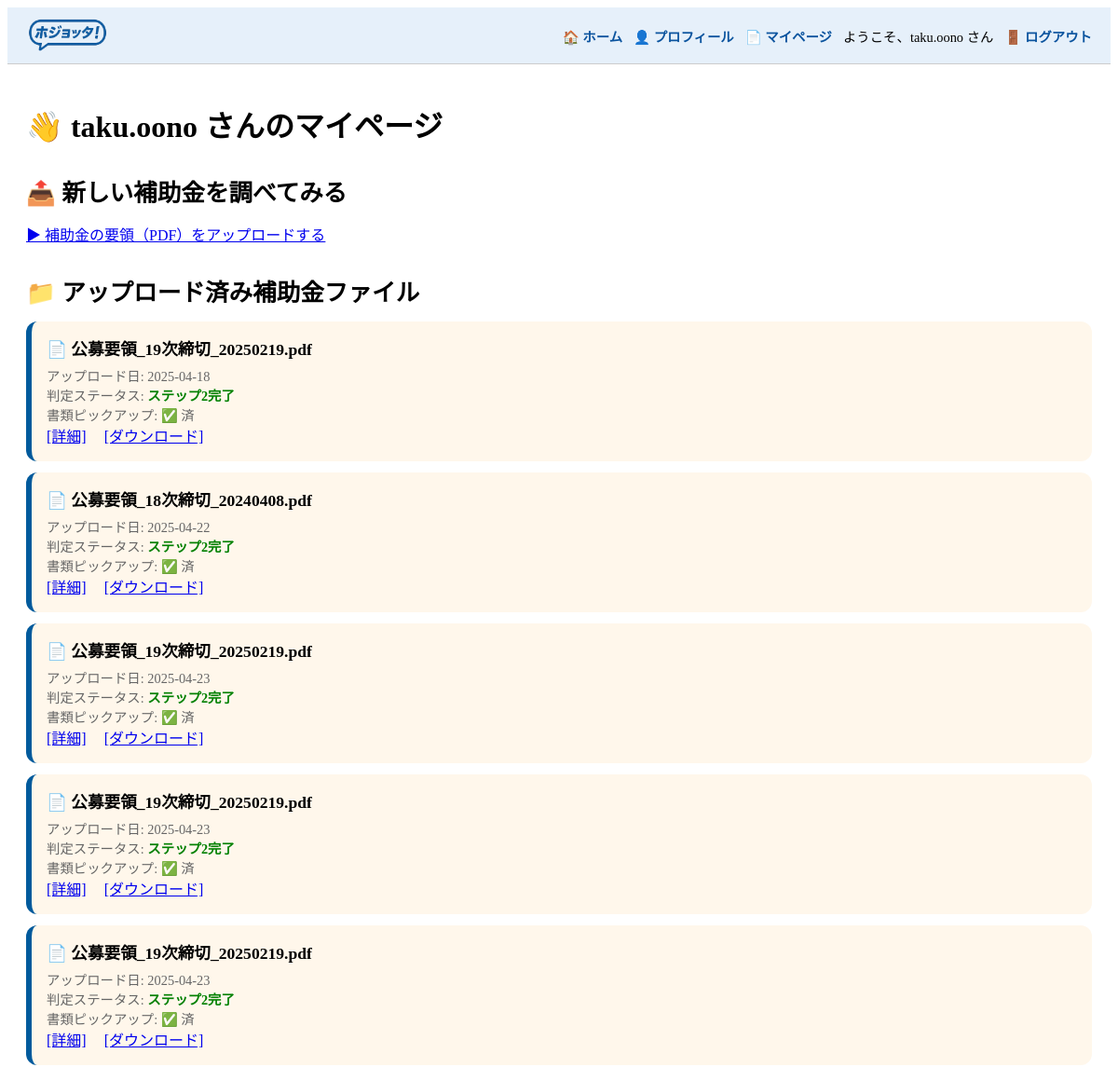
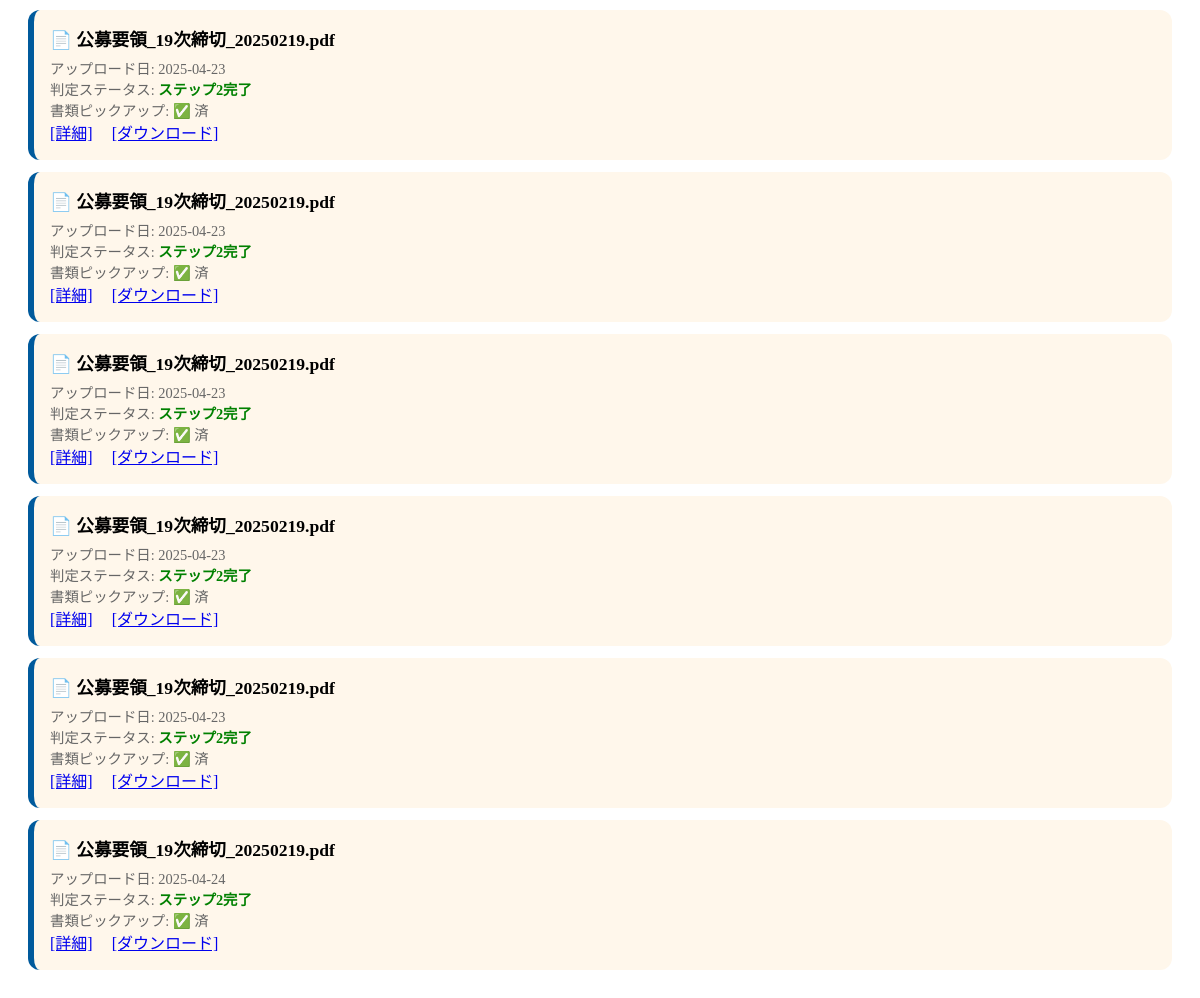
The app's page /mypage (signed in) with its own data (2 pictures, top to bottom).
### app/models.py (models this page shows)
class User(SQLModel, table=True):
    id: Optional[int] = Field(default=None, primary_key=True)
    username: str = Field(index=True, unique=True)
    password_hash: str
    is_admin: bool = False
    profile_info: Optional[str] = None
    industry: Optional[str] = Field(default=None)
    location: Optional[str] = Field(default=None)
    employee_count: Optional[str] = Field(default=None)
    company_name: Optional[str] = Field(default=None)
    founded_date: Optional[str] = Field(default=None)
    company_type: Optional[str] = Field(default=None)
    tax_location: Optional[str] = Field(default=None)
    capital: Optional[str] = Field(default=None)
    has_gbizid: Optional[bool] = Field(default=False)

class Upload(SQLModel, table=True):
    id: Optional[int] = Field(default=None, primary_key=True)
    user_id: int = Field(foreign_key="user.id")
    filename: str
    title: Optional[str] = None
    upload_time: str
    parsed_text: Optional[str] = None
    status: Optional[str] = None
    requirements_summary: Optional[str] = None
    eligibility_result: Optional[str] = None
    eligibility_status: Optional[str] = None
    extracted_by_ai: Optional[bool] = Field(default=False)
    fmt_filename: Optional[str] = Field(default=None, nullable=True)
    pitch_filename: Optional[str] = Field(default=None, nullable=True)
    is_active: bool = Field(default=True)

### app/routes_auth.py (the view)
@router.get("/mypage", response_class=HTMLResponse)
async def mypage(request: Request, db: Session = Depends(get_db)):
    session_user = request.session.get("user")
    if not session_user:
        return RedirectResponse(url="/login")
    user = db.get(User, session_user["id"])
    profile_fields = [
        user.company_name,
        user.industry,
        user.location,
        user.employee_count,
        user.founded_date,
        user.company_type,
        user.tax_location,
        user.capital
    ]
    profile_complete = all(field not in [None, ""] for field in profile_fields)
    uploads = db.exec(
        select(Upload).where(Upload.user_id == user.id)
    ).all()
    return templates.TemplateResponse("mypage.html", {
        "request": request,
        "username": user.username,
        "uploads": uploads,
        "profile_complete": profile_complete  # ✅ テンプレに渡す！
    })

### app/templates/mypage.html (shortened to what this page needs)
{% extends "base.html" %}
{% block content %}
<h1>👋 {{ username }} さんのマイページ</h1>
<h2 class="section-title">📤 新しい補助金を調べてみる</h2>
<p><a href="/">▶ 補助金の要領（PDF）をアップロードする</a></p>
<h2 class="section-title">📁 アップロード済み補助金ファイル</h2>
{% if uploads %}
  {% for upload in uploads %}
    <div class="file-card">
      <div class="file-title">📄 {{ upload.title or upload.filename }}</div>
      <div class="file-meta">
        アップロード日: {{ upload.upload_time[:10] }}<br>
        判定ステータス: <span class="step-status">ステップ2完了</span><br>
        {% if upload.requirements_summary %} 書類ピックアップ: ✅ 済 {% else %} 書類ピックアップ: ⏳ 未 {% endif %}
      </div>
      <div class="file-actions">
        <a href="/upload/{{ upload.id }}">[詳細]</a>
        <a href="/download/{{ upload.filename }}">[ダウンロード]</a>
      </div>
    </div>
  {% endfor %}
{% else %}
  <p>アップロード履歴はまだありません。</p>
{% endif %}
{% endblock %}

### app/templates/base.html (shortened to what this page needs)
<!DOCTYPE html>
<html lang="ja">
<head>
</head>
<body>
  <header>
    <img src="{{ url_for('static', path='logo3.png') }}" alt="ホジョッタロゴ">
    <nav>
      <a href="/">🏠 ホーム</a>
      <a href="/profile">👤 プロフィール</a>
      <a href="/mypage">📄 マイページ</a>
      {% if request.session.get("user") %}
        <span>ようこそ、{{ request.session['user']['username'] }} さん</span>
        <a href="/logout">🚪 ログアウト</a>
      {% else %}
        <a href="/login">🔑 ログイン</a>
        <a href="/signup">📝 新規登録</a>
      {% endif %}
    </nav>
  </header>
  <main style="padding: 20px;">
    {% block content %}{% endblock %}
  </main>
</body>
</html>

### app/templates/base.html (style rules this page uses)
header { display: flex; justify-content: space-between; align-items: center; padding: 10px 20px; background-color: #e6f0fa; border-bottom: 1px solid #ccc; flex-wrap: wrap; }
header img { height: 40px; }
nav { display: flex; flex-wrap: wrap; gap: 12px; font-size: 0.9em; }
nav a { color: #0a539e; text-decoration: none; font-weight: bold; }

### app/templates/mypage.html (style rules this page uses)
.section-title { font-size: 1.6rem; font-weight: bold; margin-top: 30px; margin-bottom: 15px; }
.file-card { background: #fff7eb; padding: 16px; border-radius: 12px; margin-bottom: 12px; border-left: 6px solid #005a9c; }
.file-title { font-weight: bold; font-size: 1.1rem; }
.file-meta { font-size: 0.9rem; color: #666; margin-top: 6px; }
.file-actions a { margin-right: 15px; }
.step-status { font-size: 0.9rem; color: #008000; font-weight: bold; }

### records on screen
User: session.user.username "taku.oono", username "taku.oono"
Upload: title "公募要領_19次締切_20250219.pdf", upload_time "2025-04-18", shows "書類ピックアップ: ✅ 済"
Upload: title "公募要領_18次締切_20240408.pdf", upload_time "2025-04-22", shows "書類ピックアップ: ✅ 済"
Upload: title "公募要領_19次締切_20250219.pdf", upload_time "2025-04-23", shows "書類ピックアップ: ✅ 済"
Upload: title "公募要領_19次締切_20250219.pdf", upload_time "2025-04-23", shows "書類ピックアップ: ✅ 済"
Upload: title "公募要領_19次締切_20250219.pdf", upload_time "2025-04-23", shows "書類ピックアップ: ✅ 済"
Upload: title "公募要領_19次締切_20250219.pdf", upload_time "2025-04-23", shows "書類ピックアップ: ✅ 済"
Upload: title "公募要領_19次締切_20250219.pdf", upload_time "2025-04-23", shows "書類ピックアップ: ✅ 済"
Upload: title "公募要領_19次締切_20250219.pdf", upload_time "2025-04-23", shows "書類ピックアップ: ✅ 済"
Upload: title "公募要領_19次締切_20250219.pdf", upload_time "2025-04-23", shows "書類ピックアップ: ✅ 済"
Upload: title "公募要領_19次締切_20250219.pdf", upload_time "2025-04-23", shows "書類ピックアップ: ✅ 済"
Upload: title "公募要領_19次締切_20250219.pdf", upload_time "2025-04-24", shows "書類ピックアップ: ✅ 済"
